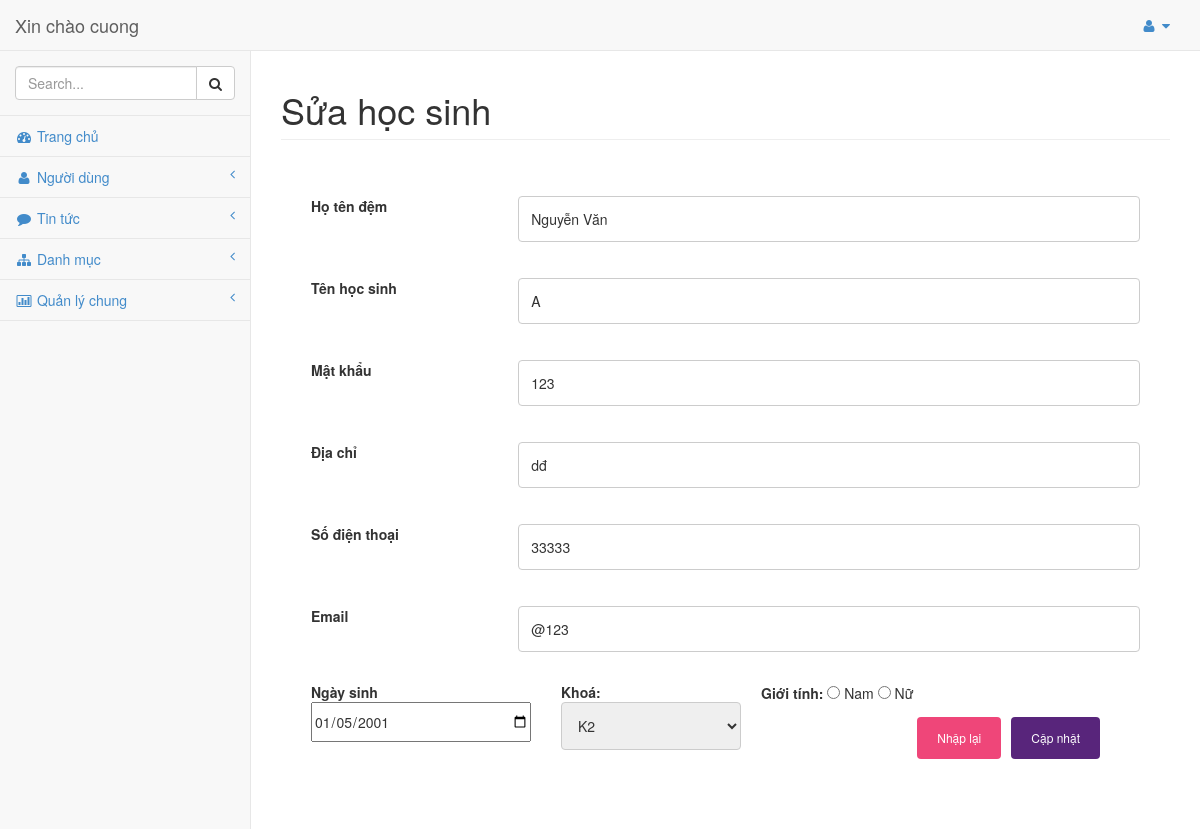
The app's page /admin/modules/hocsinh/edit.php?id=22 (signed in) with its own data.
### tables this page shows
CREATE TABLE `hocsinh` (
  `mahs` int NOT NULL,
  `hoten_dem` varchar(50) NOT NULL,
  `ten_hs` varchar(30) NOT NULL,
  `matkhau` varchar(20) NOT NULL,
  `ngaysinh` date NOT NULL,
  `gioitinh` varchar(20) NOT NULL,
  `diachi` varchar(50) NOT NULL,
  `sodt` varchar(11) NOT NULL,
  `email` varchar(30) NOT NULL,
  `tinhtrang` int NOT NULL DEFAULT '1',
  `id_khoahoc` int NOT NULL,
  `ngaydk` datetime NOT NULL DEFAULT CURRENT_TIMESTAMP
);

CREATE TABLE `khoahoc` (
  `id_khoahoc` int NOT NULL,
  `tenkhoahoc` varchar(20) NOT NULL,
  `id_namhoc` int NOT NULL
);

### admin/modules/hocsinh/edit.php (the view, shortened to what this page needs)
<?php require_once __DIR__ . "../../header.php";
$id = $_GET['id'];
$ud_hs = mysqli_query($conn, "SELECT * FROM hocsinh hs INNER JOIN khoahoc kh ON hs.id_khoahoc = kh.id_khoahoc INNER JOIN namhoc nh ON nh.id_namhoc = kh.id_namhoc  WHERE mahs =" . $id);
?>
<div id="page-wrapper">
    <div class="row">
        <div class="col-lg-12">
            <h1 class="page-header">Sửa học sinh
            </h1>
        </div>
    </div>
    <div class="row">
        <div class="col-lg-12">
            <form action="" method="post" name="form_logo" enctype="multipart/form-data">
                <?php
                while ($row = mysqli_fetch_assoc($ud_hs)) {
                    ?>
                    <div class="row row-login">
                        <div class="col-25">
                            <label class="label-login" for="fname">Họ tên đệm</label>
                        </div>
                        <div class="col-75">
                            <input type="text" id="add_" name='hoten_dem' value="<?php echo $row['hoten_dem']; ?>"
                                placeholder="Họ tên đệm">
                        </div>
                    </div>
                    <div class="row row-login">
                        <div class="col-25">
                            <label class="label-login" for="fname">Tên học sinh</label>
                        </div>
                        <div class="col-75">
                            <input type="text" id="add_" name='ten_hs' value="<?php echo $row['ten_hs']; ?>"
                                placeholder="Tên học sinh">
                        </div>
                    </div>
                    <div class="row row-login">
                        <div class="col-25">
                            <label class="label-login" for="fname">Mật khẩu</label>
                        </div>
                        <div class="col-75">
                            <input type="text" id="add_" name='matkhau' value="<?php echo $row['matkhau']; ?>"
                                placeholder="Mật khẩu">
                        </div>
                    </div>
                    <div class="row row-login">
                        <div class="col-25">
                            <label class="label-login" for="fname">Địa chỉ</label>
                        </div>
                        <div class="col-75">
                            <input type="text" id="add_" name='diachi' value="<?php echo $row['diachi']; ?>"
                                placeholder="Địa chỉ">
                        </div>
                    </div>
                    <div class="row row-login">
                        <div class="col-25">
                            <label class="label-login" for="fname">Số điện thoại</label>
                        </div>
                        <div class="col-75">
                            <input type="text" id="add_" name='sodt' value="<?php echo $row['sodt']; ?>"
                                placeholder="Số điện thoại">
                        </div>
                    </div>
                    <div class="row row-login">
                        <div class="col-25">
                            <label class="label-login" for="fname">Email</label>
                        </div>
                        <div class="col-75">
                            <input type="text" id="add_" name='email' value="<?php echo $row['email']; ?>"
                                placeholder="Email">
                        </div>
                    </div>
                    <div class="row row-login">
                        <p style="width: 250px; float: left; padding-right: 20px;"><b>Ngày sinh </b><input type="date"
                                min="2000-01-01" style="width: 220px;" name="ngaysinh"
                                value="<?php echo $row['ngaysinh']; ?>" size="5" class="gia" id="add_"></p>
                        <p style="width: 200px; float: left; padding-right: 20px;"><b>Khoá:</b>
                            <select name="id_khoahoc" class="tmn" id="add_">
                                <option value="<?php echo $row['id_khoahoc']; ?>">
                                    <?php echo $row['tenkhoahoc']; ?>
                                </option>
                            </select>
                        </p>
                        <div>
                            <p style="width: 300px; float: left; padding-right: 20px;"><b>Giới tính:</b>
                                <input type="radio" name="gioitinh" value="Nam"> Nam </input>
                                <input type="radio" name="gioitinh" value="Nữ"> Nữ </input>
                            </p>
                        </div>
                        <?php
                }
                ?>
                    <div>
                        <div class="row input-sm row-login">
                            <input type="submit" name="upload-hs" value="Cập nhật" class="upload">
                            <input type="reset" name="reset" value="Nhập lại" />
                        </div>
                    </div>
            </form>
        </div>
    </div>
</div>
<?php require_once __DIR__ . "../../footer.php"; ?>

### admin/libraries/css/sb-admin.css (style rules this page uses)
body { padding-top: 100px; background-color: #f8f8f8; }
@media (min-width:768px) { body { padding-top: 50px; } }
#page-wrapper { padding: 0 15px; min-height: 568px; background-color: #fff; }
@media (min-width:768px) { #page-wrapper { position: inherit; margin: 0 0 0 250px; padding: 0 30px; min-height: 1300px; border-left: 1px solid #e7e7e7; } }

### admin/libraries/css/style.css (style rules this page uses)
.row-login { margin: 30px; }
.row input[type=text],select, textarea { width: 100%; padding: 12px; border: 1px solid #ccc; border-radius: 4px; resize: vertical; outline: none; }
.input-sm input[type=submit] { background-color: #58257b; color: white; padding: 12px 20px; border: none; border-radius: 4px; cursor: pointer; float: right; }
.col-25 { float: left; width: 25%; margin-top: 6px; }
.col-75 { float: left; width: 75%; margin-top: 6px; }
.row:after { content: ""; display: table; clear: both; }
.input-sm input[type=reset] { background-color: #ef4679; color: white; padding: 12px 20px; margin-right: 10px; border: none; border-radius: 4px; cursor: pointer; float: right; }

### records on screen
hocsinh: hoten_dem "Nguyễn Văn", ten_hs "A", matkhau "123", diachi "dđ", sodt "33333", email "@123", ngaysinh "01/05/2001", id_khoahoc "K2"

### other values on screen
$_SESSION['admin'] "cuong"
